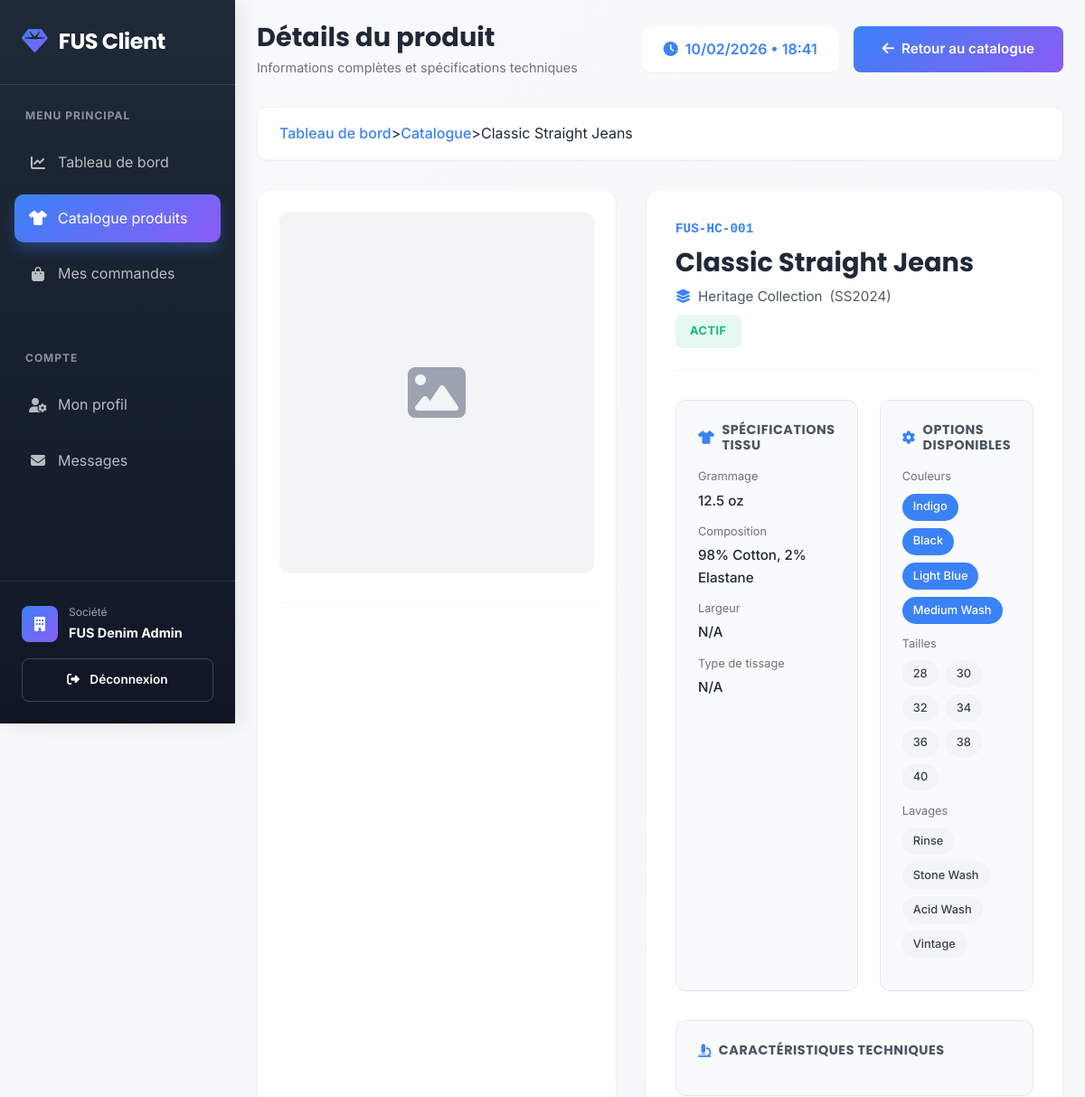
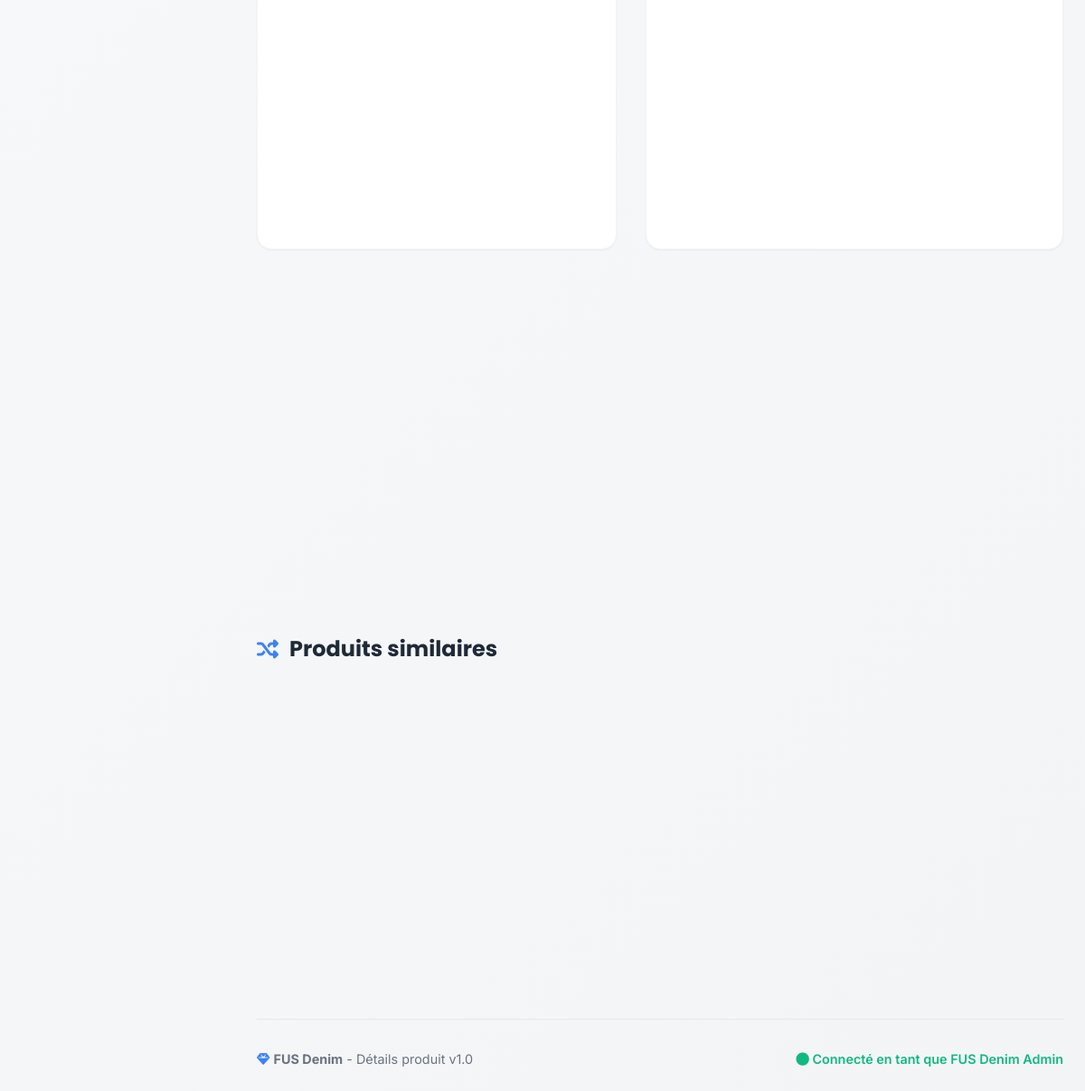
/det_product.php?id=1 (signed in), run on the app's committed database (2 pictures, top to bottom).
### tables this page shows
CREATE TABLE IF NOT EXISTS products (
    id INT PRIMARY KEY AUTO_INCREMENT,
    collection_id INT,
    reference VARCHAR(100) UNIQUE,
    name VARCHAR(255),
    description TEXT,
    fabric_composition TEXT,
    weight_oz VARCHAR(50),
    available_colors TEXT,
    available_sizes TEXT,
    wash_types TEXT,
    certifications TEXT,
    moq INT,
    production_time_days INT,
    pdf_spec_url VARCHAR(500),
    is_active BOOLEAN DEFAULT TRUE,
    created_at TIMESTAMP DEFAULT CURRENT_TIMESTAMP,
    FOREIGN KEY (collection_id) REFERENCES collections(id) ON DELETE SET NULL,
    INDEX idx_reference (reference),
    INDEX idx_collection (collection_id),
    INDEX idx_active_product (is_active),
    INDEX idx_moq (moq)
);

CREATE TABLE IF NOT EXISTS collections (
    id INT PRIMARY KEY AUTO_INCREMENT,
    name VARCHAR(255),
    season VARCHAR(100),
    description TEXT,
    is_public BOOLEAN DEFAULT FALSE,
    created_at TIMESTAMP DEFAULT CURRENT_TIMESTAMP,
    INDEX idx_public (is_public),
    INDEX idx_season (season)
);

### det_product.php (the view, shortened to what this page needs)
<?php
$product_id = intval($_GET['id']);
$database = new Database();
$conn = $database->getConnection();
$stmt = $conn->prepare("
    SELECT p.*, c.name as collection_name, c.season as collection_season, c.description as collection_description
    FROM products p
    LEFT JOIN collections c ON p.collection_id = c.id
    WHERE p.id = ?
");
$stmt->bind_param("i", $product_id);
$stmt->execute();
$result = $stmt->get_result();
$product = $result->fetch_assoc();
$images = [];
$similar_products = [];
$similar_stmt = $conn->prepare("
    SELECT p.id, p.reference, p.name, p.weight_oz, p.fabric_composition, p.moq,
           (SELECT image_url FROM product_images WHERE product_id = p.id ORDER BY is_main DESC LIMIT 1) as main_image
    FROM products p
    WHERE p.collection_id = ? AND p.id != ? AND p.is_active = 1
    LIMIT 4
");
$similar_stmt->bind_param("ii", $product['collection_id'], $product_id);
$similar_stmt->execute();
$similar_result = $similar_stmt->get_result();
while ($row = $similar_result->fetch_assoc()) {
    $similar_products[] = $row;
}
?>
<!DOCTYPE html>
<html lang="fr">
<head>
    <link href="https://cdn.jsdelivr.net/npm/bootstrap@5.3.0-alpha1/dist/css/bootstrap.min.css" rel="stylesheet">
    <link rel="stylesheet" href="https://cdnjs.cloudflare.com/ajax/libs/font-awesome/6.4.0/css/all.min.css">
    <link href="https://cdnjs.cloudflare.com/ajax/libs/lightbox2/2.11.3/css/lightbox.min.css" rel="stylesheet">
</head>
<body>
    <div class="sidebar">
        <div class="logo">
            <i class="fas fa-gem"></i>
            <h2>FUS Client</h2>
        </div>
        <div class="nav-section">
            <div class="nav-label">Menu Principal</div>
            <a href="dashboard_client.php" class="nav-item">
                <i class="fas fa-chart-line"></i>
                <span>Tableau de bord</span>
            </a>
            <a href="catalog_prv.php" class="nav-item active">
                <i class="fas fa-tshirt"></i>
                <span>Catalogue produits</span>
            </a>
            <a href="orders.php" class="nav-item">
                <i class="fas fa-shopping-bag"></i>
                <span>Mes commandes</span>
            </a>
        </div>
        <div class="nav-section">
            <div class="nav-label">Compte</div>
            <a href="profile.php" class="nav-item">
                <i class="fas fa-user-cog"></i>
                <span>Mon profil</span>
            </a>
            <a href="message.php" class="nav-item">
                <i class="fas fa-envelope"></i>
                <span>Messages</span>
            </a>
        </div>
        <div class="sidebar-user">
            <div class="user-card">
                <div class="user-avatar">
                    <i class="fas fa-building"></i>
                </div>
                <div class="user-info">
                    <small>Société</small>
                    <strong><?php echo htmlspecialchars(substr($_SESSION['company_name'], 0, 20)); ?></strong>
                </div>
            </div>
            <a href="login.php?action=logout" class="logout-btn">
                <i class="fas fa-sign-out-alt me-2"></i> Déconnexion
            </a>
        </div>
    </div>
    <div class="main-content">
        <div class="header">
            <div class="header-title">
                <h1>Détails du produit</h1>
                <p>Informations complètes et spécifications techniques</p>
            </div>
            <div class="header-actions">
                <div class="time-display">
                </div>
                <a href="catalog_prv.php" class="btn btn-primary">
                    <i class="fas fa-arrow-left me-2"></i>Retour au catalogue
                </a>
            </div>
        </div>
        <nav class="breadcrumb">
            <a href="dashboard_client.php">Tableau de bord</a> &gt;
            <a href="catalog_prv.php">Catalogue</a> &gt;
            <span><?php echo htmlspecialchars($product['name']); ?></span>
        </nav>
        <div class="product-details-container">
            <div class="image-gallery">
                <div class="main-image" id="mainImage">
                    <?php if (!empty($images)): ?>
                        <img src="<?php echo htmlspecialchars($images[0]['image_url']); ?>"
                             alt="<?php echo htmlspecialchars($product['name']); ?>"
                             id="currentImage">
                    <?php else: ?>
                        <i class="fas fa-image fa-4x" style="color: var(--gray-400);"></i>
                    <?php endif; ?>
                </div>
                <div class="action-buttons">
                </div>
            </div>
            <div class="product-info">
                <div class="product-header">
                    <div class="product-ref"><?php echo htmlspecialchars($product['reference']); ?></div>
                    <h2 class="product-name"><?php echo htmlspecialchars($product['name']); ?></h2>
                    <?php if ($product['collection_name']): ?>
                    <div class="product-collection">
                        <i class="fas fa-layer-group"></i>
                        <?php echo htmlspecialchars($product['collection_name']); ?>
                        <?php if ($product['collection_season']): ?>
                        <span class="text-muted">(<?php echo $product['collection_season']; ?>)</span>
                        <?php endif; ?>
                    </div>
                    <?php endif; ?>
                    <div class="mt-2">
                        <span class="status-badge <?php echo $product['is_active'] ? 'badge-active' : 'badge-inactive'; ?>">
                            <?php echo $product['is_active'] ? 'Actif' : 'Inactif'; ?>
                        </span>
                    </div>
                </div>
                <div class="info-grid">
                    <div class="info-card">
                        <h3 class="info-card-title">
                            <i class="fas fa-tshirt"></i> Spécifications tissu
                        </h3>
                        <div class="info-item">
                            <div class="info-label">Grammage</div>
                            <div class="info-value"><?php echo !empty($product['weight_oz']) ? htmlspecialchars($product['weight_oz']) . ' oz' : 'N/A'; ?></div>
                        </div>
                        <div class="info-item">
                            <div class="info-label">Composition</div>
                            <div class="info-value"><?php echo !empty($product['fabric_composition']) ? htmlspecialchars($product['fabric_composition']) : 'N/A'; ?></div>
                        </div>
                        <div class="info-item">
                            <div class="info-label">Largeur</div>
                            <div class="info-value"><?php echo !empty($product['fabric_width']) ? htmlspecialchars($product['fabric_width']) . ' cm' : 'N/A'; ?></div>
                        </div>
                        <div class="info-item">
                            <div class="info-label">Type de tissage</div>
                            <div class="info-value"><?php echo !empty($product['weave_type']) ? htmlspecialchars($product['weave_type']) : 'N/A'; ?></div>
                        </div>
                    </div>
                    <div class="info-card">
                        <h3 class="info-card-title">
                            <i class="fas fa-cog"></i> Options disponibles
                        </h3>
                        <?php if (!empty($product['available_colors'])): ?>
                        <div class="info-item">
                            <div class="info-label">Couleurs</div>
                            <div class="tags-container">
                                <?php
                                $colors = explode(',', $product['available_colors']);
                                foreach($colors as $color):
                                    if (trim($color)): ?>
                                <span class="tag tag-color"><?php echo trim($color); ?></span>
                                <?php endif; endforeach; ?>
                            </div>
                        </div>
                        <?php endif; ?>
                        <?php if (!empty($product['available_sizes'])): ?>
                        <div class="info-item">
                            <div class="info-label">Tailles</div>
                            <div class="tags-container">
                                <?php
                                $sizes = explode(',', $product['available_sizes']);
                                foreach($sizes as $size):
                                    if (trim($size)): ?>
                                <span class="tag"><?php echo trim($size); ?></span>
                                <?php endif; endforeach; ?>
                            </div>
                        </div>
                        <?php endif; ?>
                        <?php if (!empty($product['wash_types'])): ?>
                        <div class="info-item">
                            <div class="info-label">Lavages</div>
                            <div class="tags-container">
                                <?php
                                $washes = explode(',', $product['wash_types']);
                                foreach($washes as $wash):
                                    if (trim($wash)): ?>
                                <span class="tag"><?php echo trim($wash); ?></span>
                                <?php endif; endforeach; ?>
                            </div>
                        </div>
                        <?php endif; ?>
                    </div>
                </div>
                <div class="info-card mb-3">
                    <h3 class="info-card-title">
                        <i class="fas fa-microscope"></i> Caractéristiques techniques
                    </h3>
                </div>
            </div>
        </div>
        <?php if (!empty($similar_products)): ?>
        <div class="similar-products">
            <h3 class="section-title">
                <i class="fas fa-random"></i> Produits similaires
            </h3>
            <div class="products-grid">
            </div>
        </div>
        <?php endif; ?>
        <div class="footer">
            <div>
                <i class="fas fa-gem" style="color: var(--accent-1);"></i>
                <strong>FUS Denim</strong> - Détails produit v1.0
            </div>
            <div>
                <span class="system-status">
                    <i class="fas fa-circle"></i> Connecté en tant que <?php echo htmlspecialchars($_SESSION['company_name']); ?>
                </span>
            </div>
        </div>
    </div>
</body>
</html>

### data on the page
products: name "Classic Straight Jeans", reference "FUS-HC-001", collection.name "Heritage Collection", collection.season "SS2024", weight_oz "12.5", fabric_composition "98% Cotton, 2% Elastane", available_colors "Indigo", available_colors "Black", available_colors "Light Blue", available_colors "Medium Wash", available_sizes "28", available_sizes "30", available_sizes "32", available_sizes "34", available_sizes "36", available_sizes "38", available_sizes "40", wash_types "Rinse", wash_types "Stone Wash", wash_types "Acid Wash", wash_types "Vintage"

### other printed values
substr($_SESSION['company_name'], 0, 20) "FUS Denim Admin"
$_SESSION['company_name'] "FUS Denim Admin"
